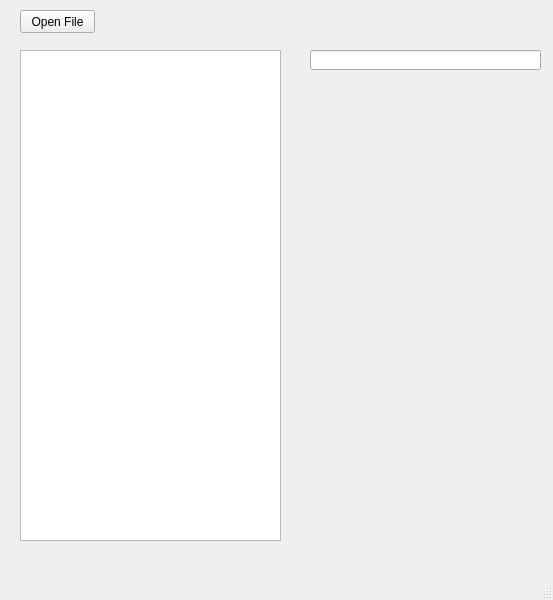
<?xml version="1.0" encoding="UTF-8"?>
<ui version="4.0">
 <class>MainWindow</class>
 <widget class="QMainWindow" name="MainWindow">
  <property name="geometry">
   <rect>
    <x>0</x>
    <y>0</y>
    <width>553</width>
    <height>600</height>
   </rect>
  </property>
  <property name="windowTitle">
   <string>MainWindow</string>
  </property>
  <widget class="QWidget" name="centralwidget">
   <widget class="QPushButton" name="pushButtonOpenFile">
    <property name="geometry">
     <rect>
      <x>20</x>
      <y>10</y>
      <width>75</width>
      <height>23</height>
     </rect>
    </property>
    <property name="text">
     <string>Open File</string>
    </property>
   </widget>
   <widget class="QTextEdit" name="textEdit">
    <property name="geometry">
     <rect>
      <x>20</x>
      <y>50</y>
      <width>261</width>
      <height>491</height>
     </rect>
    </property>
   </widget>
   <widget class="QLineEdit" name="lineEdit">
    <property name="geometry">
     <rect>
      <x>310</x>
      <y>50</y>
      <width>231</width>
      <height>20</height>
     </rect>
    </property>
   </widget>
  </widget>
  <widget class="QMenuBar" name="menubar">
   <property name="geometry">
    <rect>
     <x>0</x>
     <y>0</y>
     <width>553</width>
     <height>22</height>
    </rect>
   </property>
  </widget>
  <widget class="QStatusBar" name="statusbar"/>
 </widget>
 <resources/>
 <connections/>
</ui>
